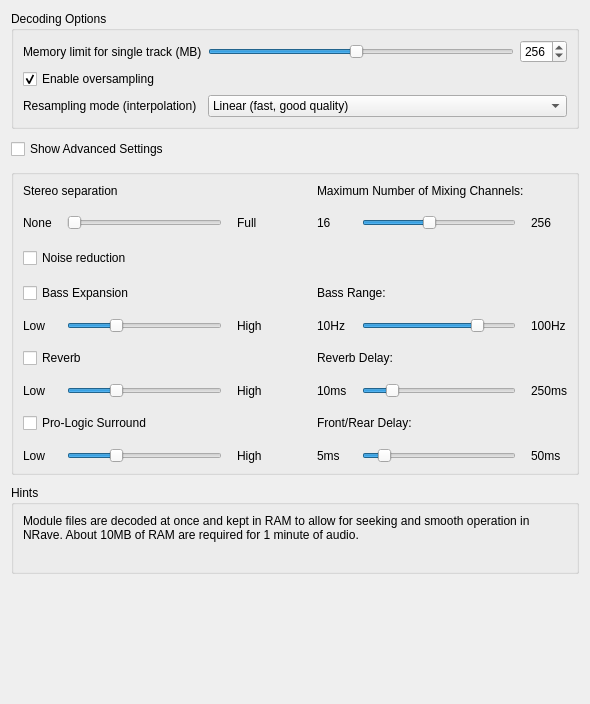
<?xml version="1.0" encoding="UTF-8"?>
<ui version="4.0">
 <class>DlgPrefModplug</class>
 <widget class="QWidget" name="DlgPrefModplug">
  <property name="geometry">
   <rect>
    <x>0</x>
    <y>0</y>
    <width>590</width>
    <height>704</height>
   </rect>
  </property>
  <property name="windowTitle">
   <string>Modplug Preferences</string>
  </property>
  <layout class="QGridLayout" name="gridLayout">
   <property name="spacing">
    <number>10</number>
   </property>
   <item row="8" column="0">
    <widget class="QCheckBox" name="showAdvanced">
     <property name="text">
      <string>Show Advanced Settings</string>
     </property>
    </widget>
   </item>
   <item row="12" column="1">
    <spacer name="verticalSpacer_2">
     <property name="orientation">
      <enum>Qt::Vertical</enum>
     </property>
     <property name="sizeType">
      <enum>QSizePolicy::Expanding</enum>
     </property>
     <property name="sizeHint" stdset="0">
      <size>
       <width>20</width>
       <height>40</height>
      </size>
     </property>
    </spacer>
   </item>
   <item row="9" column="0" colspan="6">
    <widget class="QGroupBox" name="advancedSettings">
     <property name="sizePolicy">
      <sizepolicy hsizetype="Expanding" vsizetype="Minimum">
       <horstretch>0</horstretch>
       <verstretch>0</verstretch>
      </sizepolicy>
     </property>
     <property name="title">
      <string/>
     </property>
     <layout class="QVBoxLayout" name="verticalLayout">
      <item>
       <layout class="QGridLayout" name="gridLayout_2">
        <property name="spacing">
         <number>15</number>
        </property>
        <item row="4" column="5">
         <widget class="QSlider" name="maxMixChannels">
          <property name="minimum">
           <number>32</number>
          </property>
          <property name="maximum">
           <number>256</number>
          </property>
          <property name="value">
           <number>128</number>
          </property>
          <property name="orientation">
           <enum>Qt::Horizontal</enum>
          </property>
         </widget>
        </item>
        <item row="11" column="5">
         <widget class="QSlider" name="surroundDelay">
          <property name="minimum">
           <number>5</number>
          </property>
          <property name="maximum">
           <number>50</number>
          </property>
          <property name="value">
           <number>10</number>
          </property>
          <property name="orientation">
           <enum>Qt::Horizontal</enum>
          </property>
         </widget>
        </item>
        <item row="7" column="5">
         <widget class="QSlider" name="bassCutoff">
          <property name="minimum">
           <number>10</number>
          </property>
          <property name="maximum">
           <number>100</number>
          </property>
          <property name="value">
           <number>80</number>
          </property>
          <property name="orientation">
           <enum>Qt::Horizontal</enum>
          </property>
         </widget>
        </item>
        <item row="4" column="1">
         <widget class="QSlider" name="stereoSeparation">
          <property name="minimum">
           <number>1</number>
          </property>
          <property name="maximum">
           <number>256</number>
          </property>
          <property name="value">
           <number>1</number>
          </property>
          <property name="orientation">
           <enum>Qt::Horizontal</enum>
          </property>
          <property name="tickPosition">
           <enum>QSlider::NoTicks</enum>
          </property>
         </widget>
        </item>
        <item row="7" column="1">
         <widget class="QSlider" name="bassDepth">
          <property name="maximum">
           <number>100</number>
          </property>
          <property name="value">
           <number>30</number>
          </property>
          <property name="orientation">
           <enum>Qt::Horizontal</enum>
          </property>
         </widget>
        </item>
        <item row="9" column="1">
         <widget class="QSlider" name="reverbDepth">
          <property name="maximum">
           <number>100</number>
          </property>
          <property name="value">
           <number>30</number>
          </property>
          <property name="orientation">
           <enum>Qt::Horizontal</enum>
          </property>
         </widget>
        </item>
        <item row="3" column="4" colspan="3">
         <widget class="QLabel" name="label_5">
          <property name="text">
           <string>Maximum Number of Mixing Channels:</string>
          </property>
         </widget>
        </item>
        <item row="11" column="1">
         <widget class="QSlider" name="surroundDepth">
          <property name="maximum">
           <number>100</number>
          </property>
          <property name="value">
           <number>30</number>
          </property>
          <property name="orientation">
           <enum>Qt::Horizontal</enum>
          </property>
         </widget>
        </item>
        <item row="7" column="0">
         <widget class="QLabel" name="label_2">
          <property name="text">
           <string>Low</string>
          </property>
         </widget>
        </item>
        <item row="8" column="4" colspan="3">
         <widget class="QLabel" name="label_7">
          <property name="text">
           <string>Reverb Delay:</string>
          </property>
         </widget>
        </item>
        <item row="9" column="0">
         <widget class="QLabel" name="label_13">
          <property name="text">
           <string>Low</string>
          </property>
         </widget>
        </item>
        <item row="7" column="2">
         <widget class="QLabel" name="label_6">
          <property name="text">
           <string>High</string>
          </property>
         </widget>
        </item>
        <item row="4" column="3">
         <spacer name="horizontalSpacer">
          <property name="orientation">
           <enum>Qt::Horizontal</enum>
          </property>
          <property name="sizeType">
           <enum>QSizePolicy::Preferred</enum>
          </property>
          <property name="sizeHint" stdset="0">
           <size>
            <width>40</width>
            <height>20</height>
           </size>
          </property>
         </spacer>
        </item>
        <item row="4" column="0">
         <widget class="QLabel" name="label_8">
          <property name="text">
           <string>None</string>
          </property>
         </widget>
        </item>
        <item row="6" column="0" colspan="3">
         <widget class="QCheckBox" name="megabass">
          <property name="text">
           <string>Bass Expansion</string>
          </property>
         </widget>
        </item>
        <item row="9" column="5">
         <widget class="QSlider" name="reverbDelay">
          <property name="minimum">
           <number>10</number>
          </property>
          <property name="maximum">
           <number>250</number>
          </property>
          <property name="value">
           <number>50</number>
          </property>
          <property name="orientation">
           <enum>Qt::Horizontal</enum>
          </property>
         </widget>
        </item>
        <item row="6" column="4" colspan="3">
         <widget class="QLabel" name="label_3">
          <property name="text">
           <string>Bass Range:</string>
          </property>
         </widget>
        </item>
        <item row="4" column="4">
         <widget class="QLabel" name="label_18">
          <property name="text">
           <string>16</string>
          </property>
         </widget>
        </item>
        <item row="10" column="4" colspan="3">
         <widget class="QLabel" name="label_9">
          <property name="text">
           <string>Front/Rear Delay:</string>
          </property>
         </widget>
        </item>
        <item row="11" column="2">
         <widget class="QLabel" name="label_17">
          <property name="text">
           <string>High</string>
          </property>
         </widget>
        </item>
        <item row="10" column="0" colspan="3">
         <widget class="QCheckBox" name="surround">
          <property name="text">
           <string>Pro-Logic Surround</string>
          </property>
         </widget>
        </item>
        <item row="4" column="2">
         <widget class="QLabel" name="label_15">
          <property name="text">
           <string>Full</string>
          </property>
         </widget>
        </item>
        <item row="11" column="0">
         <widget class="QLabel" name="label_14">
          <property name="text">
           <string>Low</string>
          </property>
         </widget>
        </item>
        <item row="8" column="0" colspan="3">
         <widget class="QCheckBox" name="reverb">
          <property name="text">
           <string>Reverb</string>
          </property>
         </widget>
        </item>
        <item row="3" column="0" colspan="3">
         <widget class="QLabel" name="label_4">
          <property name="text">
           <string>Stereo separation</string>
          </property>
         </widget>
        </item>
        <item row="9" column="2">
         <widget class="QLabel" name="label_16">
          <property name="text">
           <string>High</string>
          </property>
         </widget>
        </item>
        <item row="7" column="4">
         <widget class="QLabel" name="label_19">
          <property name="text">
           <string>10Hz</string>
          </property>
         </widget>
        </item>
        <item row="9" column="4">
         <widget class="QLabel" name="label_20">
          <property name="text">
           <string>10ms</string>
          </property>
         </widget>
        </item>
        <item row="4" column="6">
         <widget class="QLabel" name="label_22">
          <property name="text">
           <string>256</string>
          </property>
         </widget>
        </item>
        <item row="11" column="4">
         <widget class="QLabel" name="label_21">
          <property name="text">
           <string>5ms</string>
          </property>
         </widget>
        </item>
        <item row="7" column="6">
         <widget class="QLabel" name="label_23">
          <property name="text">
           <string>100Hz</string>
          </property>
         </widget>
        </item>
        <item row="9" column="6">
         <widget class="QLabel" name="label_24">
          <property name="text">
           <string>250ms</string>
          </property>
         </widget>
        </item>
        <item row="11" column="6">
         <widget class="QLabel" name="label_25">
          <property name="text">
           <string>50ms</string>
          </property>
         </widget>
        </item>
        <item row="5" column="0" colspan="3">
         <widget class="QCheckBox" name="noiseReduction">
          <property name="text">
           <string>Noise reduction</string>
          </property>
         </widget>
        </item>
       </layout>
      </item>
     </layout>
    </widget>
   </item>
   <item row="10" column="0" colspan="6">
    <widget class="QGroupBox" name="Hints">
     <property name="sizePolicy">
      <sizepolicy hsizetype="Expanding" vsizetype="Minimum">
       <horstretch>0</horstretch>
       <verstretch>0</verstretch>
      </sizepolicy>
     </property>
     <property name="title">
      <string>Hints</string>
     </property>
     <layout class="QVBoxLayout" name="verticalLayout_3">
      <item>
       <widget class="QLabel" name="label_11">
        <property name="text">
         <string>Module files are decoded at once and kept in RAM to allow for seeking and smooth operation in NRave. About 10MB of RAM are required for 1 minute of audio.</string>
        </property>
        <property name="wordWrap">
         <bool>true</bool>
        </property>
       </widget>
      </item>
      <item>
       <widget class="QLabel" name="modplugSettingsHint">
        <property name="wordWrap">
         <bool>true</bool>
        </property>
        <property name="openExternalLinks">
         <bool>true</bool>
        </property>
       </widget>
      </item>
     </layout>
    </widget>
   </item>
   <item row="1" column="0" colspan="6">
    <widget class="QGroupBox" name="decodingOptions">
     <property name="sizePolicy">
      <sizepolicy hsizetype="Expanding" vsizetype="Minimum">
       <horstretch>0</horstretch>
       <verstretch>0</verstretch>
      </sizepolicy>
     </property>
     <property name="toolTip">
      <string>Decoding options for libmodplug, a software library for loading and rendering module files (MOD music, tracker music).</string>
     </property>
     <property name="title">
      <string>Decoding Options</string>
     </property>
     <layout class="QVBoxLayout" name="verticalLayout_4">
      <item>
       <layout class="QGridLayout" name="gridLayout_5">
        <item row="0" column="1">
         <widget class="QSlider" name="memoryLimit">
          <property name="toolTip">
           <string extracomment="1 minute of decoded audio requires about 10MB of RAM."/>
          </property>
          <property name="minimum">
           <number>16</number>
          </property>
          <property name="maximum">
           <number>512</number>
          </property>
          <property name="value">
           <number>256</number>
          </property>
          <property name="sliderPosition">
           <number>256</number>
          </property>
          <property name="orientation">
           <enum>Qt::Horizontal</enum>
          </property>
         </widget>
        </item>
        <item row="2" column="1" colspan="2">
         <widget class="QComboBox" name="resampleMode">
          <property name="currentIndex">
           <number>1</number>
          </property>
          <item>
           <property name="text">
            <string>Nearest (very fast, extremely bad quality)</string>
           </property>
          </item>
          <item>
           <property name="text">
            <string>Linear (fast, good quality)</string>
           </property>
          </item>
          <item>
           <property name="text">
            <string>Cubic Spline (high quality)</string>
           </property>
          </item>
          <item>
           <property name="text">
            <string>8-tap FIR (extremely high quality)</string>
           </property>
          </item>
         </widget>
        </item>
        <item row="2" column="0">
         <widget class="QLabel" name="label">
          <property name="text">
           <string>Resampling mode (interpolation)</string>
          </property>
         </widget>
        </item>
        <item row="0" column="2">
         <widget class="QSpinBox" name="memoryLimitSpin">
          <property name="minimum">
           <number>16</number>
          </property>
          <property name="maximum">
           <number>512</number>
          </property>
          <property name="value">
           <number>256</number>
          </property>
         </widget>
        </item>
        <item row="0" column="0">
         <widget class="QLabel" name="label_10">
          <property name="text">
           <string>Memory limit for single track (MB)</string>
          </property>
         </widget>
        </item>
        <item row="1" column="0">
         <widget class="QCheckBox" name="oversampling">
          <property name="text">
           <string>Enable oversampling</string>
          </property>
          <property name="checked">
           <bool>true</bool>
          </property>
         </widget>
        </item>
       </layout>
      </item>
     </layout>
    </widget>
   </item>
  </layout>
 </widget>
 <tabstops>
  <tabstop>memoryLimit</tabstop>
  <tabstop>memoryLimitSpin</tabstop>
  <tabstop>oversampling</tabstop>
  <tabstop>resampleMode</tabstop>
  <tabstop>showAdvanced</tabstop>
  <tabstop>stereoSeparation</tabstop>
  <tabstop>maxMixChannels</tabstop>
  <tabstop>noiseReduction</tabstop>
  <tabstop>megabass</tabstop>
  <tabstop>bassDepth</tabstop>
  <tabstop>bassCutoff</tabstop>
  <tabstop>reverb</tabstop>
  <tabstop>reverbDepth</tabstop>
  <tabstop>reverbDelay</tabstop>
  <tabstop>surround</tabstop>
  <tabstop>surroundDepth</tabstop>
  <tabstop>surroundDelay</tabstop>
 </tabstops>
 <resources/>
</ui>
